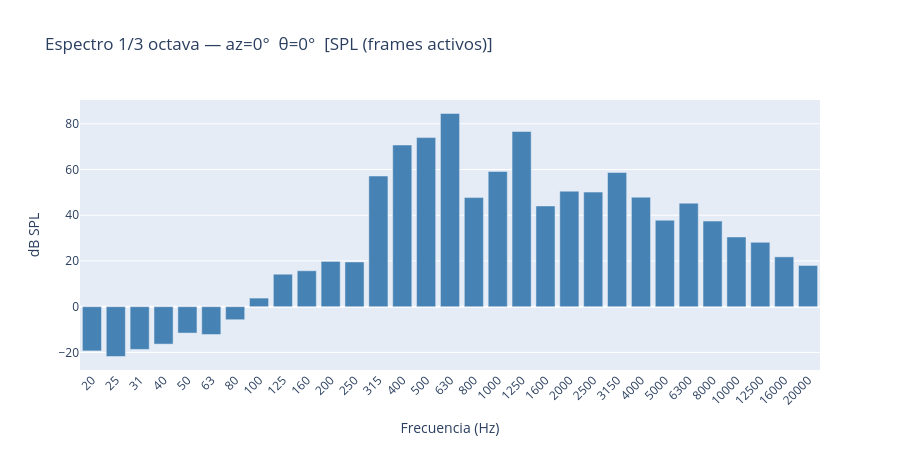

Notebook code for this chart:
### Code cell
ma.plot_spectrum()

### Figure 1 — Plotly figure (JSON) as saved in the notebook; plotly's stock layout.template omitted (floating-point values rounded to 4 significant figures)
{"data": [{"marker": {"color": "steelblue"}, "type": "bar", "x": ["20", "25", "31", "40", "50", "63", "80", "100", "125", "160", "200", "250", "315", "400", "500", "630", "800", "1000", "1250", "1600", "2000", "2500", "3150", "4000", "5000", "6300", "8000", "10000", "12500", "16000", "20000"], "y": [-19.35, -21.8, -18.7, -16.38, -11.54, -12.18, -5.717, 3.759, 14.2, 15.71, 19.8, 19.58, 57.17, 70.73, 73.97, 84.51, 47.73, 59.15, 76.64, 44.06, 50.53, 50.12, 58.69, 47.89, 37.81, 45.28, 37.45, 30.5, 28.15, 21.8, 18.02]}], "layout": {"height": 450, "title": {"text": "Espectro 1/3 octava — az=0°  θ=0°  [SPL (frames activos)]"}, "xaxis": {"tickangle": -45, "title": {"text": "Frecuencia (Hz)"}}, "yaxis": {"title": {"text": "dB SPL"}}}}
